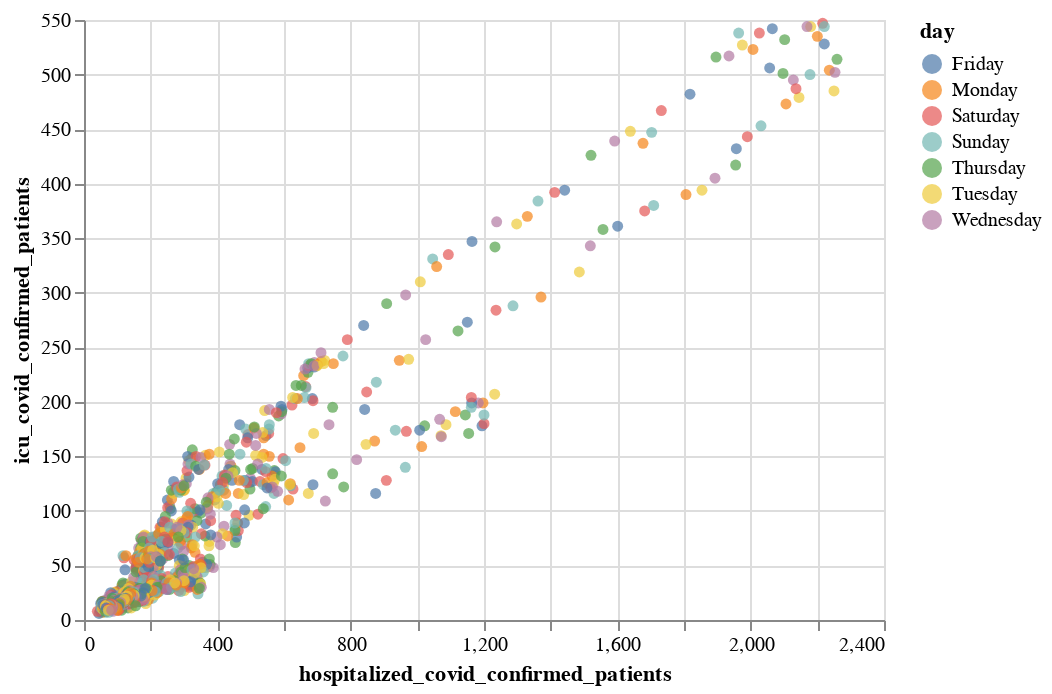

The cell this chart's notebook holds for it:
### Markdown cell above
* Make the color as "day".

### Code cell
alt.Chart(df2).mark_circle().encode(
    x = "hospitalized_covid_confirmed_patients",
    y = "icu_covid_confirmed_patients",
    color = "day"
)

### Figure 1 — Vega-Lite specification as saved in the notebook (floating-point values rounded to 4 significant figures; data arrays with more than 128 entries replaced by an {"elided": "..."} marker saying what was removed)
{"config": {"view": {"continuousWidth": 400, "continuousHeight": 300}}, "data": {"name": "data-8b549790e1a2810cc7b77df33b69a7d5"}, "mark": "circle", "encoding": {"color": {"field": "day", "type": "nominal"}, "x": {"field": "hospitalized_covid_confirmed_patients", "type": "quantitative"}, "y": {"field": "icu_covid_confirmed_patients", "type": "quantitative"}}, "$schema": "https://vega.github.io/schema/vega-lite/v4.17.0.json", "datasets": {"data-8b549790e1a2810cc7b77df33b69a7d5": {"elided": "1115 records"}}}
